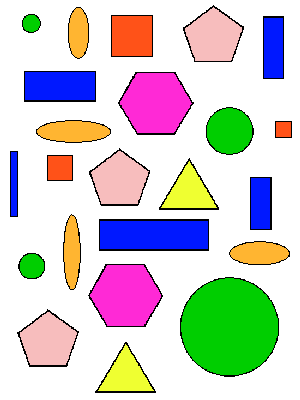
%> input picture W10/shapes.gif, 300 x 400 px
$ octave HW1.m   (GNU Octave 9; MATLAB toolbox functions it lacks are replaced by stand-ins)
%> lines starting %> are read from the running program, lines starting %| are printed output that depends on the picture; in (x1, y1, x2, y2) boxes, pixels count from 0 and x2, y2 are one past the last pixel; in counts of white or black regions, pixels touching at a corner belong together; the program's own positions count from 1
clc
close all
clear all
%%
[X,cmap] = imread('shapes.gif');
%> X: size 400x300 uint8; min 0, max 8, mean 6.19
%> cmap = 16 rows, first 12: [0 0 0; 0 0.0941 1; 0 0.808 0; 0.937 1 0.192; 0.969 0.741 0.741; 1 0.161 0.839; 1 0.322 0.0941; 1 0.71 0.192; 1 1 1; 1 1 1; 1 1 1; 1 1 1]
rgb = ind2rgb(X,cmap);
figure,imshow(rgb),impixelinfo
gray=rgb2gray(rgb); %show "index"
figure,imshow(gray),impixelinfo

%%Scan pixel of image RGB
[r c] =size(gray);
%> r = 400; c = 300
for i = 1:r
    for j= 1:c
        %% satify condition => white
       if gray(i,j) > 0.49 && gray(i,j) < 0.5 %màu cam ??m,hình vuông
           out_square(i,j) = 255;
           %
       elseif gray(i,j) > 0.72 && gray(i,j) < 0.74 %màu cam nh?t,elip
           out_elip(i,j)= 255;
           %
       elseif gray(i,j) > 0.8 && gray(i,j) < 0.81 %màu h??ng,hexagon
           out_hexagon(i,j)= 255;
           %
       elseif gray(i,j) > 0.47 && gray(i,j) < 0.48 %lá cây,hexagon
           out_circle(i,j)= 255;
           %
       elseif gray(i,j) > 0.16 && gray(i,j) < 0.17 %blue,hexagon
           out_rectangle(i,j)= 255;
           %
       elseif gray(i,j) > 0.88 && gray(i,j) < 0.89 %zang`,hexagon
           out_triangle(i,j)= 255;
           %
       elseif gray(i,j) > 0.48 && gray(i,j) < 0.49 %rose,octagon
           out_octagon(i,j) =255;
          %%Other = Black
       else
           out_square(i,j) = 0;
           out_elip(i,j) = 0;
           out_hexagon(i,j)= 0;
           out_circle(i,j)= 0;
           out_rectangle(i,j)= 0;
           out_triangle(i,j)= 0;
           out_octagon(i,j) =0;
       end
    end
end
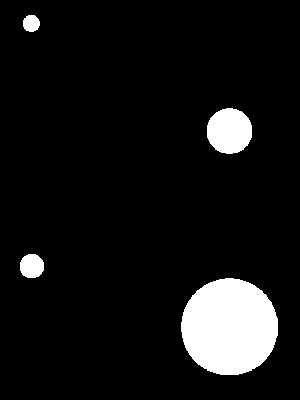
%> out_circle: size 400x300 double; 8.1% white; 4 white regions, box (x1, y1, x2, y2) and area: (181, 278, 278, 375) 7397, (207, 108, 252, 154) 1642, (20, 254, 44, 278) 473, (23, 15, 40, 32) 231
%> out_elip: size 400x300 double; 3.2% white; 4 white regions, box (x1, y1, x2, y2) and area: (37, 121, 110, 142) 1188, (230, 242, 289, 264) 1015, (64, 215, 80, 289) 896, (69, 8, 88, 58) 773
%> out_hexagon: size 400x300 double; 5.3% white; 3 white regions, box (x1, y1, x2, y2) and area: (185, 7, 242, 61) 2144, (91, 151, 149, 204) 2130, (20, 312, 77, 365) 2129
%> out_octagon: size 400x300 double; 5.5% white; 2 white regions, box (x1, y1, x2, y2) and area: (90, 265, 161, 326) 3298, (120, 73, 192, 133) 3271
%> out_rectangle: size 400x300 double; 6.2% white; 5 white regions, box (x1, y1, x2, y2) and area: (100, 221, 208, 249) 3024, (25, 72, 95, 100) 1960, (264, 18, 283, 78) 1140, (251, 178, 270, 229) 969, (11, 152, 17, 216) 384
%> out_square: size 400x300 double; 2% white; 3 white regions, box (x1, y1, x2, y2) and area: (112, 16, 152, 56) 1600, (48, 156, 72, 180) 576, (276, 122, 291, 137) 225
%> out_triangle: size 400x300 double; 2.2% white; 2 white regions, box (x1, y1, x2, y2) and area: (161, 161, 217, 208) 1338, (98, 344, 154, 391) 1322
%%Get BoundingBox and Area vs Centroid
[B_square,L_square] = bwboundaries(out_square,'noholes');
%> L_square: size 400x300 double; 4 distinct labels, from 0 to 3
%> B_square = 3 boundaries; box (x1, y1, x2, y2) and points: (112, 16, 152, 56) 157, (48, 156, 72, 180) 93, (276, 122, 291, 137) 57
[B_elip,L_elip] = bwboundaries(out_elip,'noholes');
%> L_elip: size 400x300 double; 5 distinct labels, from 0 to 4
%> B_elip = 4 boundaries; box (x1, y1, x2, y2) and points: (37, 121, 110, 142) 151, (64, 215, 80, 289) 151, (230, 242, 289, 264) 125, (69, 8, 88, 58) 107
[B_hexagon,L_hexagon] = bwboundaries(out_hexagon,'noholes');
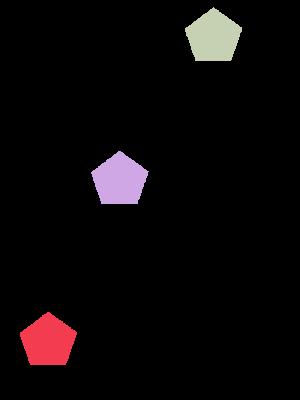
%> L_hexagon: size 400x300 double; 4 distinct labels, from 0 to 3; one colour per label, 0 black
%> B_hexagon = 3 boundaries; box (x1, y1, x2, y2) and points: (20, 312, 77, 365) 159, (91, 151, 149, 204) 159, (185, 7, 242, 61) 158
[B_circle,L_circle] = bwboundaries(out_circle,'noholes');
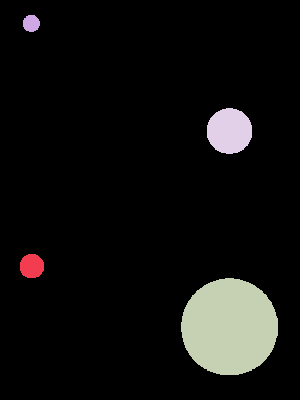
%> L_circle: size 400x300 double; 5 distinct labels, from 0 to 4; one colour per label, 0 black
%> B_circle = 4 boundaries; box (x1, y1, x2, y2) and points: (181, 278, 278, 375) 279, (207, 108, 252, 154) 130, (20, 254, 44, 278) 69, (23, 15, 40, 32) 49
[B_rectangle,L_rectangle] = bwboundaries(out_rectangle,'noholes');
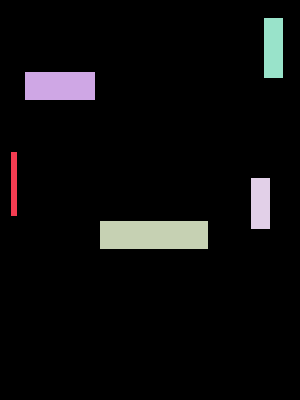
%> L_rectangle: size 400x300 double; 6 distinct labels, from 0 to 5; one colour per label, 0 black
%> B_rectangle = 5 boundaries; box (x1, y1, x2, y2) and points: (100, 221, 208, 249) 269, (25, 72, 95, 100) 193, (264, 18, 283, 78) 155, (11, 152, 17, 216) 137, (251, 178, 270, 229) 137
[B_triangle,L_triangle] = bwboundaries(out_triangle,'noholes');
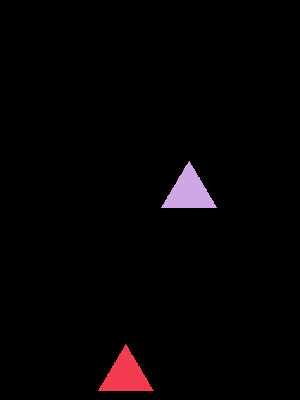
%> L_triangle: size 400x300 double; 3 distinct labels, from 0 to 2; one colour per label, 0 black
%> B_triangle = 2 boundaries; box (x1, y1, x2, y2) and points: (98, 344, 154, 391) 150, (161, 161, 217, 208) 149
[B_octagon,L_octagon] = bwboundaries(out_octagon,'noholes');
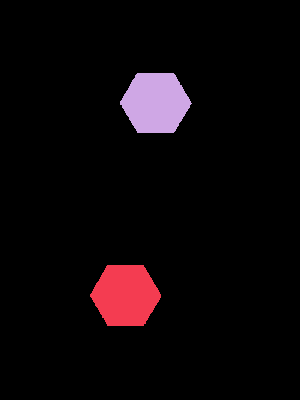
%> L_octagon: size 400x300 double; 3 distinct labels, from 0 to 2; one colour per label, 0 black
%> B_octagon = 2 boundaries; box (x1, y1, x2, y2) and points: (90, 265, 161, 326) 195, (120, 73, 192, 133) 193
%%
stats_square = regionprops(L_square,'Area','Centroid');
%> stats_square = 3 regions; Area and Centroid: 1600 [132.5 36.5], 576 [60.5 168.5], 225 [284 130]
stats_elip = regionprops(L_elip,'Area','Centroid');
%> stats_elip = 4 regions; Area and Centroid: 1188 [74 132.1], 1015 [260 253.8], 896 [72.4 252.9], 773 [79 33.5]
stats_hexagon = regionprops(L_hexagon,'Area','Centroid');
%> stats_hexagon = 3 regions; Area and Centroid: 2144 [214 37.5], 2130 [120.2 180.8], 2129 [48.8 341.8]
stats_circle = regionprops(L_circle,'Area','Centroid');
%> stats_circle = 4 regions; Area and Centroid: 7397 [230.1 327.5], 1642 [230 131.6], 473 [32.4 266.7], 231 [31.8 24]
stats_rectangle = regionprops(L_rectangle,'Area','Centroid');
%> stats_rectangle = 5 regions; Area and Centroid: 3024 [154.5 235.5], 1960 [60.5 86.5], 1140 [274 48.5], 969 [261 204], 384 [14.5 184.5]
stats_triangle = regionprops(L_triangle,'Area','Centroid');
%> stats_triangle = 2 regions; Area and Centroid: 1338 [189.6 192.7], 1322 [126.4 375.8]
stats_octagon = regionprops(L_octagon,'Area','Centroid');
%> stats_octagon = 2 regions; Area and Centroid: 3298 [126.2 296], 3271 [156.2 103.5]
%%A empty Matrix M by 2
position=[];
%%Got T?a ?? c?a t?t c? centroid
%Square
for i = 1:length(stats_square)
    position = vertcat(position,stats_square(i).Centroid);

end
%> this loop made 3 passes
%> position on passes 1 to 3: [60.5 168.5], [60.5 168.5; 132.5 36.5], [60.5 168.5; 132.5 36.5; 284 130]
%Elip
for i = 1:length(stats_elip)
    position = vertcat(position,stats_elip(i).Centroid);
end
%> this loop made 4 passes
%> position on passes 1 to 2: [60.5 168.5; 132.5 36.5; 284 130; 74.03 132.1], [60.5 168.5; 132.5 36.5; 284 130; 74.03 132.1; 72.44 252.9]
%> after the loop, position = [60.5 168.5; 132.5 36.5; 284 130; 74.03 132.1; 72.44 252.9; 78.98 33.52; 260 253.8]
%Hexagon
for i = 1:length(stats_hexagon)
    position = vertcat(position,stats_hexagon(i).Centroid);
end
%> this loop made 3 passes
%> after the loop, position = [60.5 168.5; 132.5 36.5; 284 130; 74.03 132.1; 72.44 252.9; 78.98 33.52; 260 253.8; 48.8 341.8; 120.2 180.8; 214 37.55]
%circle
for i = 1:length(stats_circle)
    position = vertcat(position,stats_circle(i).Centroid);
end
%> this loop made 4 passes
%> after the loop, position = 14 rows, first 12: [60.5 168.5; 132.5 36.5; 284 130; 74.03 132.1; 72.44 252.9; 78.98 33.52; 260 253.8; 48.8 341.8; 120.2 180.8; 214 37.55; 32.38 266.7; 31.83 23.98]
%Hexagon
for i = 1:length(stats_rectangle)
    position = vertcat(position,stats_rectangle(i).Centroid);
end
%> this loop made 5 passes
%> after the loop, position = 19 rows, first 12: [60.5 168.5; 132.5 36.5; 284 130; 74.03 132.1; 72.44 252.9; 78.98 33.52; 260 253.8; 48.8 341.8; 120.2 180.8; 214 37.55; 32.38 266.7; 31.83 23.98]
%Hexagon
for i = 1:length(stats_triangle)
    position = vertcat(position,stats_triangle(i).Centroid);
end
%> this loop made 2 passes
%> after the loop, position = 21 rows, first 12: [60.5 168.5; 132.5 36.5; 284 130; 74.03 132.1; 72.44 252.9; 78.98 33.52; 260 253.8; 48.8 341.8; 120.2 180.8; 214 37.55; 32.38 266.7; 31.83 23.98]
%Octagon
for i = 1:length(stats_octagon)
    position = vertcat(position,stats_octagon(i).Centroid);
end
%> after the loop, position = 23 rows, first 12: [60.5 168.5; 132.5 36.5; 284 130; 74.03 132.1; 72.44 252.9; 78.98 33.52; 260 253.8; 48.8 341.8; 120.2 180.8; 214 37.55; 32.38 266.7; 31.83 23.98]
%%overlap on orgiginal image vs Draw 'text' to regconize shapes
figure,imshow(rgb)
%Square
next_F=length(stats_square);
%> next_F = 3
for i = 1:next_F
    text(position(i,1)-5,position(i,2),'S')
end
%Elip
next_E=next_F+length(stats_elip);
%> next_E = 7
for i = next_F+1:next_E
    text(position(i,1)-5,position(i,2),'E')
end
next_F=next_E;
%> next_F = 7
%Hexagon
next_E=next_F+length(stats_hexagon);
%> next_E = 10
for i = next_F+1:next_E
    text(position(i,1)-5,position(i,2),'H')
end
next_F=next_E;
%> next_F = 10
%Circle
next_E=next_F+length(stats_circle);
%> next_E = 14
for i = next_F+1:next_E
    text(position(i,1)-5,position(i,2),'C')
end
next_F=next_E;
%> next_F = 14
%Rectangle
next_E=next_F+length(stats_rectangle);
%> next_E = 19
for i = next_F+1:next_E
    text(position(i,1)-5,position(i,2),'R')
end
next_F=next_E;
%> next_F = 19
%Triangle
next_E=next_F+length(stats_triangle);
%> next_E = 21
for i = next_F+1:next_E
    text(position(i,1)-5,position(i,2),'T')
end
%> this loop made 2 passes
%> i on passes 1 to 2: 20, 21
next_F=next_E;
%> next_F = 21
%Triangle
next_E=next_F+length(stats_octagon);
%> next_E = 23
for i = next_F+1:next_E
    text(position(i,1)-5,position(i,2),'0')
end
%> this loop made 2 passes
%> i on passes 1 to 2: 22, 23
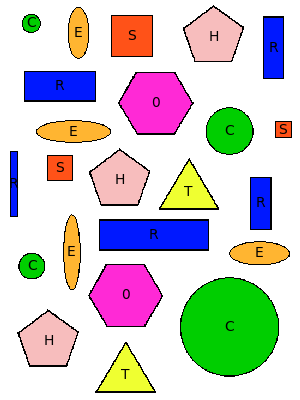
%> figure redrawn from the program's plot data
next_F=next_E;
%> next_F = 23
